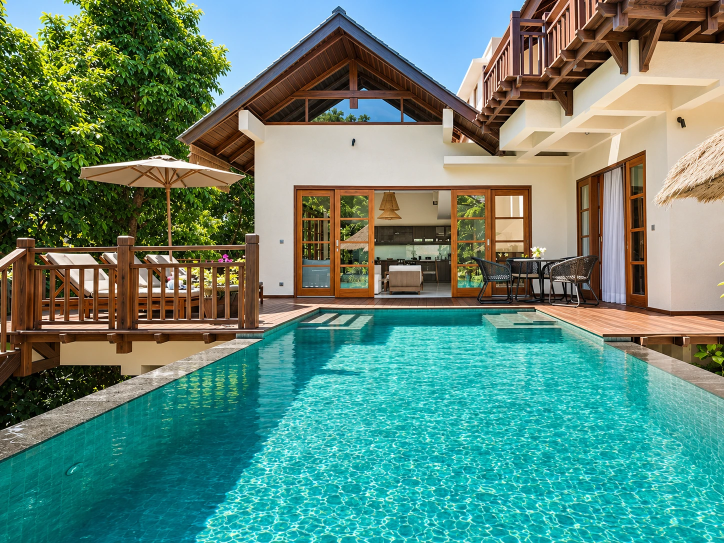
#> input picture assets/photos-new/Private Swimming Pool/02.webp, 1448 x 1086 px, found by its file name (shown at 1/2 size)
$ python build_v2.py
#> lines starting #> are read from the running program, lines starting #| are printed output that depends on the picture
#!/usr/bin/env python3
"""Villa Indah reference-led premium vertical edit (RU + EN)."""
import argparse, json, math, subprocess, hashlib
from pathlib import Path
import cv2, numpy as np
from PIL import Image, ImageDraw, ImageFont
from scipy.signal import butter, sosfilt
from scipy.io.wavfile import write as wavwrite

P=argparse.ArgumentParser();P.add_argument('--repo',default='work/Villa-Indah');P.add_argument('--out',default='output/premium-v2');P.add_argument('--preview',action='store_true');A=P.parse_args()
REPO=Path(A.repo);OUT=Path(A.out);OUT.mkdir(parents=True,exist_ok=True);TMP=Path('work/premium_v2/render');TMP.mkdir(parents=True,exist_ok=True)
W,H,FPS=1080,1920,30
SERIF='/usr/share/fonts/truetype/noto/NotoSerifDisplay-Regular.ttf';SANS='/usr/share/fonts/truetype/noto/NotoSans-Regular.ttf'
GOLD=(204,181,132,255);WHITE=(248,246,240,255)

# Authored focal points keep architecture, beds and pools straight and centered.
SCENES=[
('Private Swimming Pool/02.webp',.50,.52,1),('Private Swimming Pool/05.webp',.52,.52,-1),('Private Swimming Pool/04.webp',.49,.52,1),
('Private Swimming Pool/03.webp',.50,.51,-1),('Private Swimming Pool/01.webp',.55,.53,1),('Private Swimming Pool/07.webp',.72,.52,-1),
('Master Bedroom/01.webp',.52,.50,1),('Master Bedroom/07.webp',.50,.51,-1),('Pool View Bedroom/04.webp',.46,.52,1),
('Pool View Bedroom/02.webp',.50,.50,-1),('Terrace bedroom/08.webp',.53,.50,1),('Twin Bedroom/01.webp',.47,.50,-1),
('Living room/03.webp',.50,.50,1),('Living room/01.webp',.50,.51,-1),('Living room/04.webp',.52,.50,1),
('Outdoor lounge Area/01.webp',.50,.53,-1),('Outdoor lounge Area/02.webp',.58,.52,1),('Villa Grounds/02.webp',.50,.50,-1),
('Villa Grounds/01.webp',.52,.51,1),('Resort Facilities/04.webp',.51,.53,-1),('Beach/01.webp',.58,.51,1),
('Beach/03.webp',.50,.52,-1),('Private Swimming Pool/06.webp',.53,.52,1),('Private Swimming Pool/03.webp',.50,.51,-1),
('Private Swimming Pool/02.webp',.50,.52,1),
]
DUR=45;N=len(SCENES)*DUR;DURATION=N/FPS
WHIPS={3,6,12,18,22}

def smooth(x):x=np.clip(x,0,1);return x*x*(3-2*x)
def load_scene(spec):
 name,fx,fy,d=spec;rgb=np.asarray(Image.open(REPO/'assets/photos-new'/name).convert('RGB'))
#> in load_scene, rgb is the input picture: shape (1086, 1448, 3); mean R, G, B 95.8, 134.4, 118.5
 return {'name':name,'src':rgb,'fx':fx,'fy':fy,'d':d}
DATA=[load_scene(s) for s in SCENES]
#> in load_scene (call 2), `name, fx, fy, d = spec`: name = 'Private Swimming Pool/05.webp'; fx = 0.52; d = -1
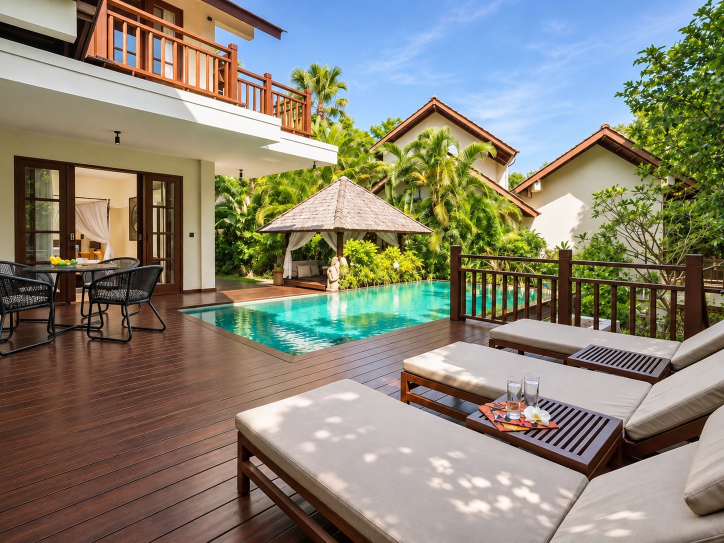
#> input picture assets/photos-new/Private Swimming Pool/05.webp, 1448 x 1086 px, found by its file name (shown at 1/2 size)
#> in load_scene, rgb is the input picture: shape (1086, 1448, 3); mean R, G, B 136.4, 131.4, 116
#> in load_scene (call 3), `name, fx, fy, d = spec`: name = 'Private Swimming Pool/04.webp'; fx = 0.49; d = 1
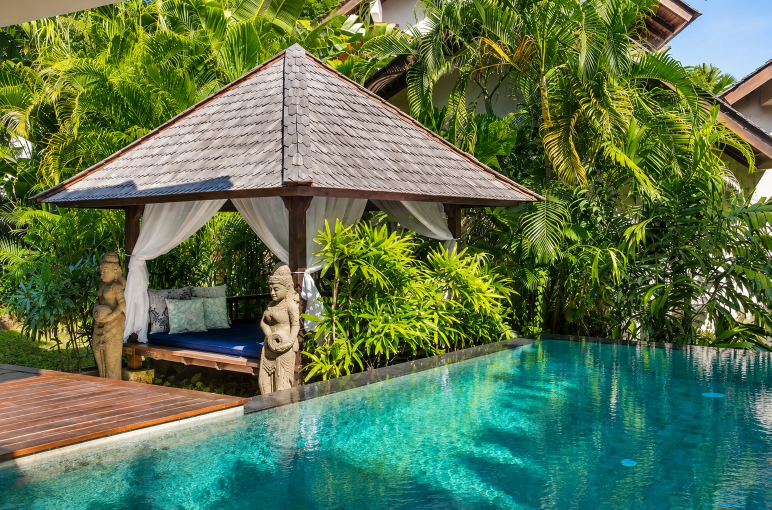
#> input picture assets/photos-new/Private Swimming Pool/04.webp, 1543 x 1019 px, found by its file name (shown at 1/2 size)
#> in load_scene, rgb is the input picture: shape (1019, 1543, 3); mean R, G, B 89.9, 116.1, 77
#> in load_scene (call 4), `name, fx, fy, d = spec`: name = 'Private Swimming Pool/03.webp'; fx = 0.5; fy = 0.51; d = -1
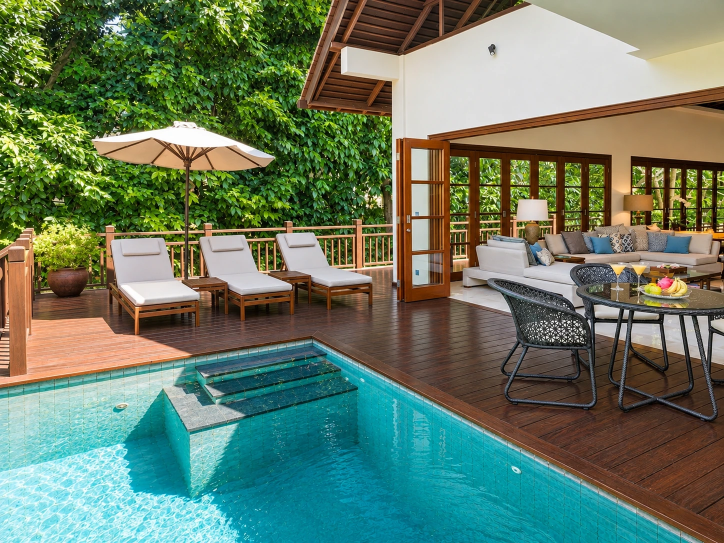
#> input picture assets/photos-new/Private Swimming Pool/03.webp, 1448 x 1086 px, found by its file name (shown at 1/2 size)
#> in load_scene, rgb is the input picture: shape (1086, 1448, 3); mean R, G, B 104.3, 123.2, 100.6
#> in load_scene (call 5), `name, fx, fy, d = spec`: name = 'Private Swimming Pool/01.webp'; fx = 0.55; fy = 0.53; d = 1
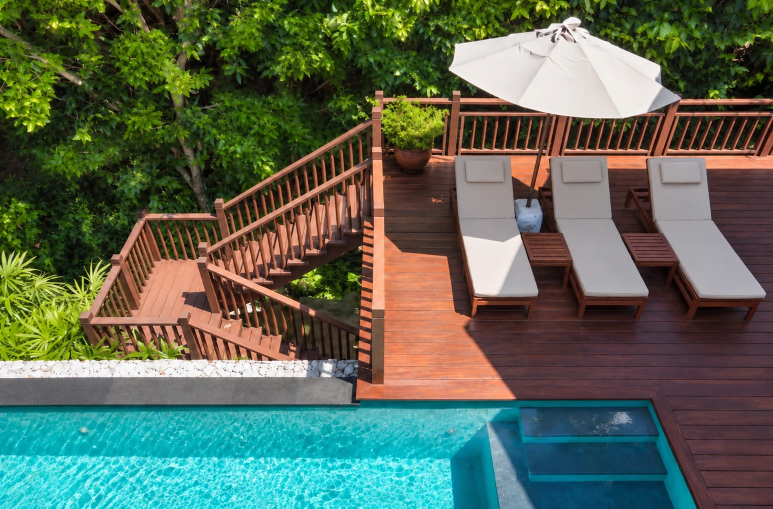
#> input picture assets/photos-new/Private Swimming Pool/01.webp, 1546 x 1017 px, found by its file name (shown at 1/2 size)
#> in load_scene, rgb is the input picture: shape (1017, 1546, 3); mean R, G, B 91, 103.6, 84.8
#> in load_scene (call 6), `name, fx, fy, d = spec`: name = 'Private Swimming Pool/07.webp'; fx = 0.72; fy = 0.52; d = -1
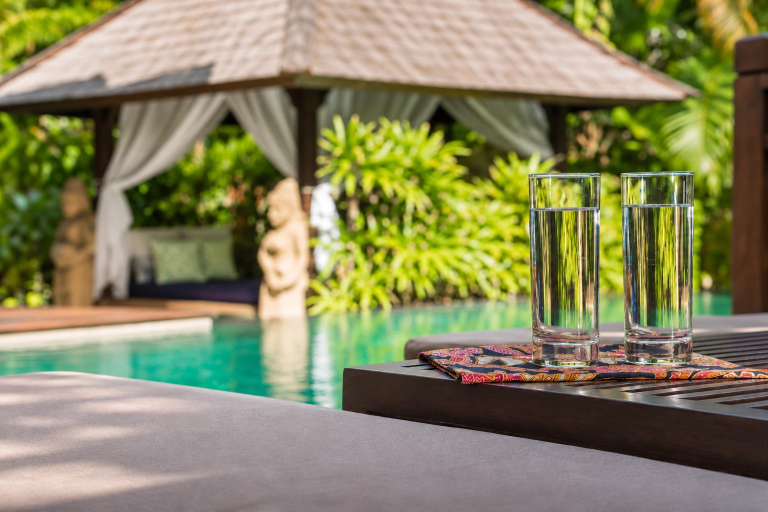
#> input picture assets/photos-new/Private Swimming Pool/07.webp, 1536 x 1024 px, found by its file name (shown at 1/2 size)
#> in load_scene, rgb is the input picture: shape (1024, 1536, 3); mean R, G, B 136.7, 133.4, 95.8
#> in load_scene (call 7), `name, fx, fy, d = spec`: name = 'Master Bedroom/01.webp'; fx = 0.52; fy = 0.5; d = 1
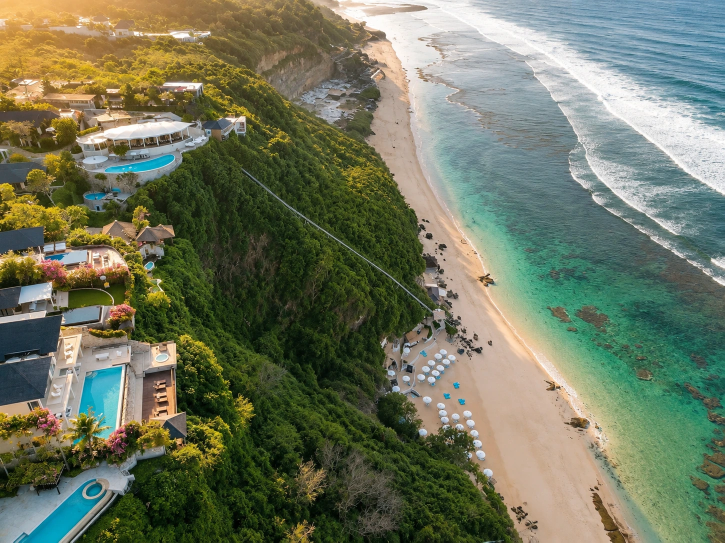
#> input picture assets/photos-new/Beach/01.webp, 1449 x 1085 px, found by its file name (shown at 1/2 size)
#> in load_scene, rgb is the input picture: shape (1085, 1449, 3); mean R, G, B 110.9, 117.8, 94.1
#> in load_scene (call 10), `name, fx, fy, d = spec`: name = 'Pool View Bedroom/02.webp'; fx = 0.5; d = -1
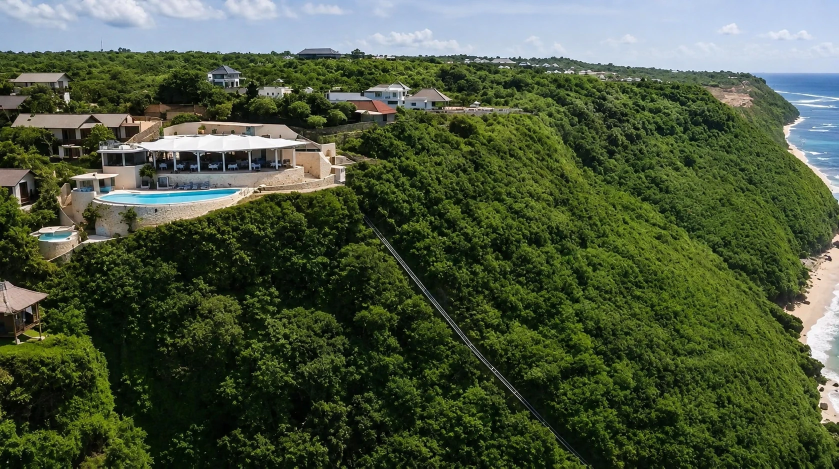
#> input picture assets/photos-new/Beach/02.webp, 1678 x 937 px, found by its file name (shown at 1/2 size)
#> in load_scene, rgb is the input picture: shape (937, 1678, 3); mean R, G, B 76.1, 88, 63.4
#> (the run stopped early here; a loop or call above may not have finished)
